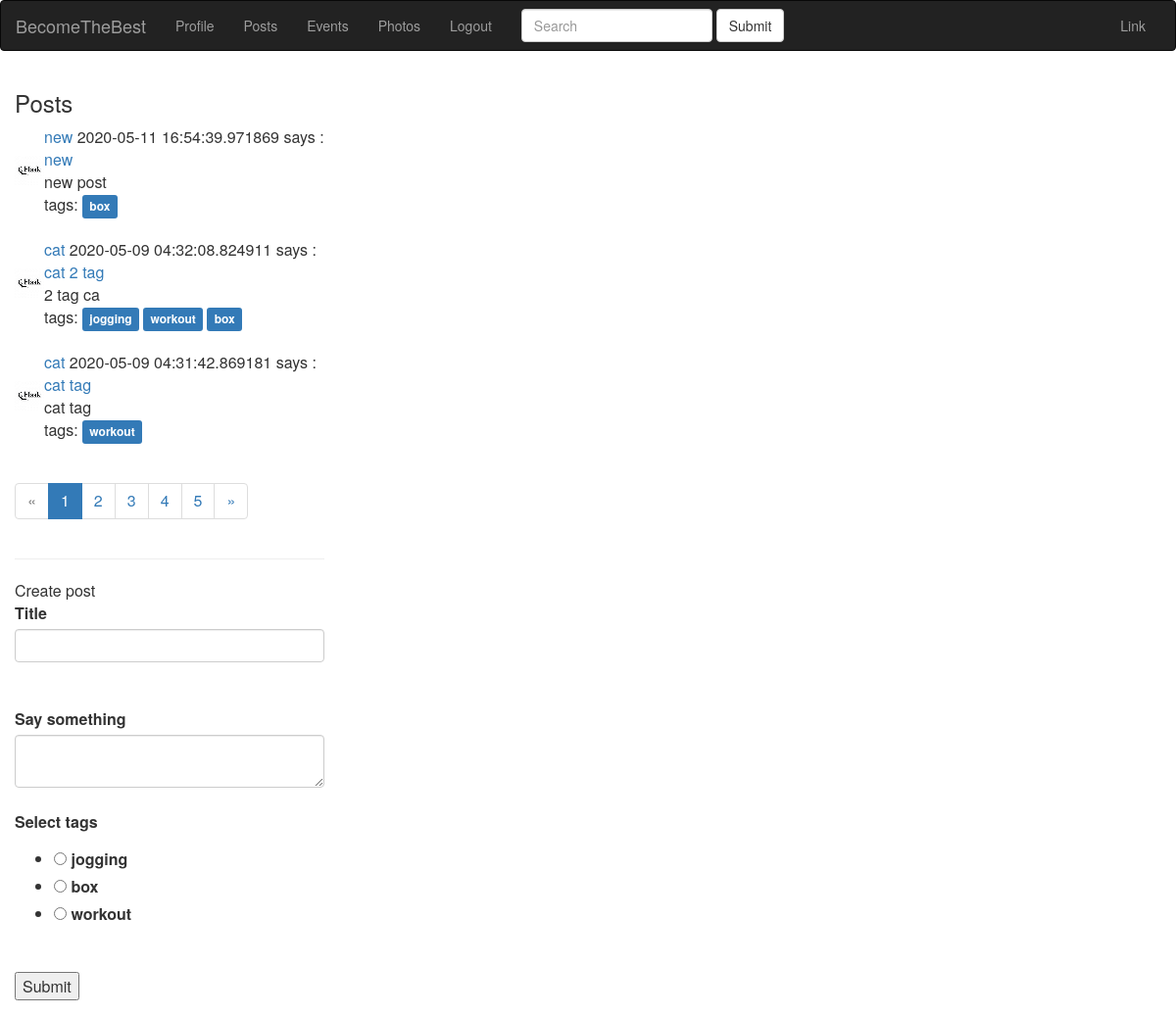
/post/ (signed in), run on the app's committed database.
### app/models.py (models this page shows, shortened)
class Post(db.Model):
    id = db.Column(db.Integer, primary_key=True)
    title = db.Column(db.String(140))
    slug = db.Column(db.String(140), unique=True)
    body = db.Column(db.Text)
    created = db.Column(db.DateTime, index=True, default=datetime.utcnow)
    user_id = db.Column(db.Integer, db.ForeignKey('user.id'))
    tags = db.relationship(
        'Tag', secondary=post_tags, backref=db.backref('posts_tags', lazy='dynamic'))

class User(UserMixin, db.Model):
    id = db.Column(db.Integer, primary_key=True)
    email = db.Column(db.String(120), index=True, unique=True)
    username = db.Column(db.String(64), index=True, unique=True)
    password_hash = db.Column(db.String(255))
    date = db.Column(db.DateTime, index=True, default=datetime.utcnow)
    timestamp = db.Column(db.String(128), default=int(time()))
    city = db.Column(db.String(128))
    about_me = db.Column(db.String(140))
    last_seen = db.Column(db.DateTime, default=datetime.utcnow)
    active = db.Column(db.Boolean)
    tags = db.relationship(
        'Tag', secondary=user_tags, backref=db.backref('users_tags', lazy='dynamic'))
    roles = db.relationship(
        'Role', secondary=roles_users, backref=db.backref('users_roles', lazy='dynamic'))
    posts = db.relationship('Post', backref='author', lazy='dynamic')
    events = db.relationship('Event', backref='event_author', lazy='dynamic')
    photos = db.relationship('Photo', backref='photo_author', lazy='dynamic')
    def avatar(self):
        return 'user_data/{}/avatar/avatar.png'.format(self.username + self.timestamp)
    followed = db.relationship(
        'User', secondary=followers,
        primaryjoin=(followers.c.follower_id == id),
        secondaryjoin=(followers.c.followed_id == id),
        backref=db.backref('followers', lazy='dynamic'), lazy='dynamic')

class Tag(db.Model):
    id = db.Column(db.Integer, primary_key=True)
    name = db.Column(db.String(100), unique=True)
    slug = db.Column(db.String(100))

### app/blueprints/posts/blueprint.py (the view, shortened to what this page needs)
@posts.route('/', methods=['GET', 'POST'])
@login_required
def index():
    form = PostForm()
    q = request.args.get('q')
    page = request.args.get('page')
    if page and page.isdigit():
        page = int(page)
    else:
        page = 1
    if q:
        posts = Post.query.filter(Post.title.contains(q) | Post.body.contains(q).all())
    else:
        posts = Post.query.order_by(Post.created.desc())
    pages = posts.paginate(page=page, per_page=app.config['POSTS_PER_PAGE'])
    return render_template('posts/index.html', form=form, pages=pages)

### app/blueprints/posts/forms.py
class PostForm(FlaskForm):
    title = StringField('Title', validators=[DataRequired()])
    body = TextAreaField('Say something', validators=[DataRequired()])
    tags = RadioField(
        'Select tags', choices=[(tag.name, tag.slug) for tag in Tag.query.all()], validators=[DataRequired()])
    submit = SubmitField('Submit')

### app/models.py (called while the page is built)
@login.user_loader
def load_user(id):
    return User.query.get(int(id))

### app/view.py (called while the page is built)
@app.before_request
def before_request():
    if current_user.is_authenticated:
        current_user.last_seen = datetime.utcnow()
        db.session.commit()

### app/blueprints/posts/templates/posts/index.html (shortened to what this page needs)
{% extends 'base.html' %} {% block title %} Blueprint post title {% endblock %} {% block content_title %}
<h3>Posts</h3>
{% endblock %} {% block content %} {% for post in pages.items %}
<div class="main-content">
    <table>
        <tr>
            <td><img src="{{ url_for('static', filename=post.author.avatar()) }}" width="30" height="30" alt="avatar"></td>
            <td><a href="{{ url_for('user', username=post.author.username) }}">
                {{ post.author.username }}</a> {{ post.created }} says :
                <br>
                <a href="{{ url_for('posts.post_detail', slug=post.slug) }}">{{ post.title }}</a>
                <br> {{ post.body }}
                <div class="tags">
                    tags: {% for tag in post.tags %}
                    <a href="{{ url_for('posts.tag_detail', slug=tag.slug) }}">
                        <span class="label label-primary">{{ tag.name }}</span></a> {% endfor %}
                </div>
            </td>
        </tr>
    </table>
</div>
<br> {% endfor %}
<nav>
    <ul class="pagination">
        <li {% if not pages.has_prev %} class="disabled" {% endif %}>
            <a href="./?page={{ pages.prev_num }}" aria-label="Previous">
                <span aria-hidden="true">&laquo;</span></a>
        </li>
        {% for page in pages.iter_pages() %}
        <li {% if page==pages.page %} class="active" {% endif %}><a href="./?page={{ page }}">{{page}} <span class="sr-only">(current)</span></a></li>
        {% endfor %}
        <li {% if not pages.has_next %} class="disabled" {% endif %}>
            <a href="./?page={{ pages.next_num }}" aria-label="Next">
                <span aria-hidden="true">&raquo;</span></a>
        </li>
    </ul>
</nav>
<hr> Create post
<div>
    {% if form %}
    <form action="" method="post">
        <p>
            {{ form.title.label(class='control-label') }}<br> {{ form.title(class='form-control') }}<br>
            <br> {{ form.body.label(class='control-label') }}<br> {{ form.body(class='form-control') }}<br>  {{ form.tags.label(class='control-label') }}<br> {{ form.tags() }}<br>
        </p>
        <p>{{ form.submit() }}</p>
    </form>
    {% endif %}
</div>
{% endblock %}

### data on the page
Post: timestamp (placeholder picture), author.username "new", created "2020-05-11 16:54:39.971869", title "new", body "new post"
Tag: name "box"
Post: timestamp (placeholder picture), author.username "cat", created "2020-05-09 04:32:08.824911", title "cat 2 tag", body "2 tag ca"
Tag: name "jogging"
Tag: name "workout"
Post: timestamp (placeholder picture), author.username "cat", created "2020-05-09 04:31:42.869181", title "cat tag", body "cat tag"

### other printed values
{{ page }} "1" "2" "3" "4" "5"
